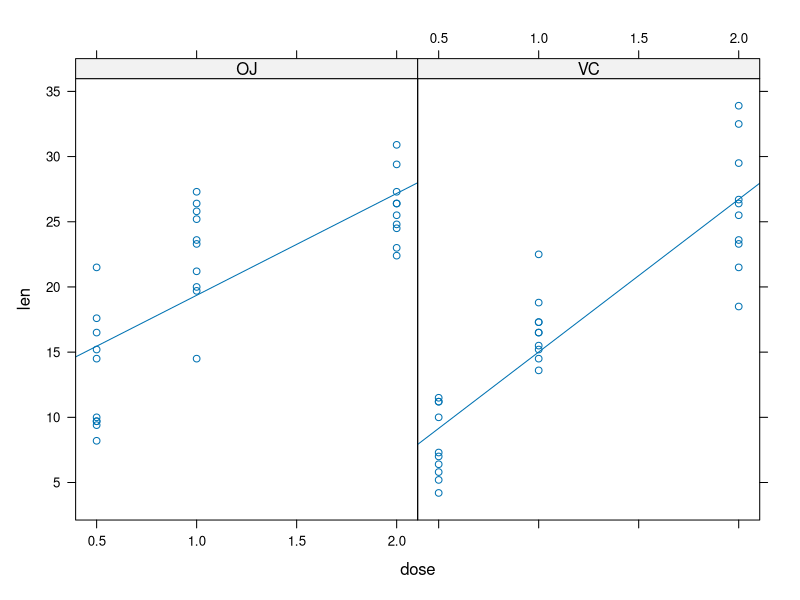

Here is the R script that generated this plot:
## ---- chunk 1
library(datasets)
toothgrowth <- ToothGrowth
## ---- chunk 2
colnames(toothgrowth)
head(toothgrowth)
## ---- chunk 3
library(lattice)
xyplot(len ~ dose | supp, data=toothgrowth, type=c("p","r"))
